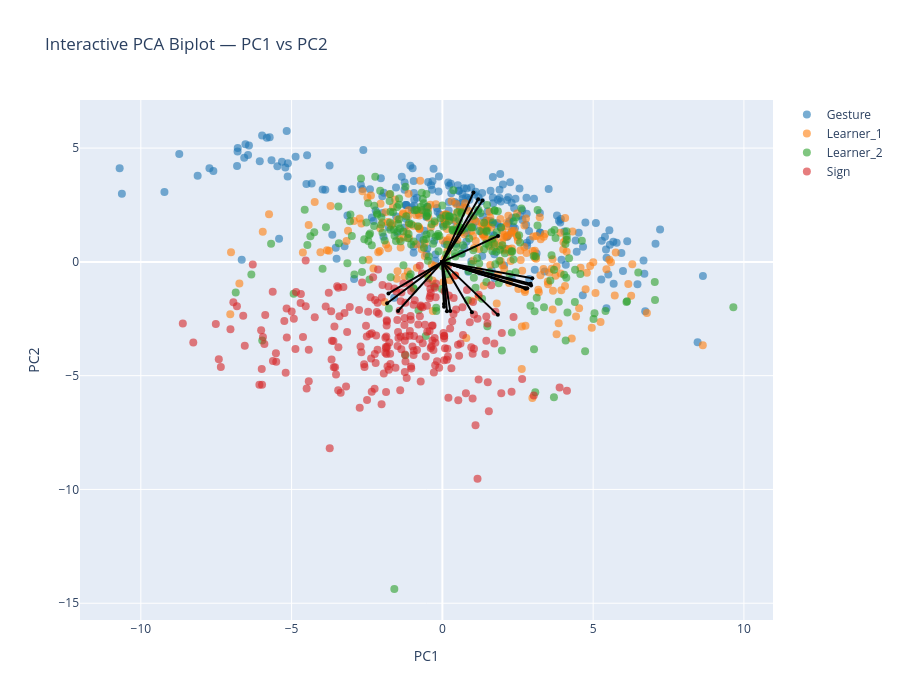

The notebook cell saved with this chart:
### Markdown cell above
## PC1-PC2

### Code cell
feature_names = df_clean.columns[:-1].to_list()

# Prepare data
X = df_clean.iloc[:, :-1].values  # All columns except the last as features

df_clean['groupID'] = df_clean['groupID'].astype('category')
y = df_clean.iloc[:, -1].values   # Last column as target variable

# Convert categorical target to numeric if necessary
if y.dtype == 'object' or y.dtype.name == 'category':
    le = LabelEncoder()
    y = le.fit_transform(y)  # Converts categorical labels into numeric labels

# Scale the data
scaler_GS = StandardScaler()
Xz_GS = scaler_GS.fit_transform(X)    

# PCA transformation
pca_GS = PCA()
x_new_GS = pca_GS.fit_transform(Xz_GS)

# Get the PCA loadings (components_ is shape: [n_components, n_features])
loadings_GS = pca_GS.components_.T

# Number of top variables to show per PC
top_n = 10

# Get top variables per PC by absolute contribution
top_vars = set()
for i in range(2):  # PC1 and PC2 (the PCs you plot below)
    component = loadings_GS[:, i]      # column i = all variables' loadings ON PC i
    top_indices = np.argsort(np.abs(component))[-top_n:]
    top_vars.update(top_indices)

# Convert to sorted list for consistency
selected_vars = sorted(top_vars)

# Plot
interactive_PCA_biplot(score=x_new_GS, 
                       coeff=loadings_GS, 
                       labels=feature_names, 
                       y=y, 
                       selected_vars=selected_vars, 
                       pc_x=1, pc_y=2,
                       show_labels=False,
                       concepts=concepts,
                       le=le,
                       highlight_concepts=None  # or None for no highlighting
                    
                    )

### Figure 1 — Plotly figure (JSON) as saved in the notebook; plotly's stock layout.template omitted (floating-point values rounded to 4 significant figures; data arrays with more than 128 entries replaced by an {"elided": "..."} marker saying what was removed)
{"data": [{"hoverinfo": "text", "marker": {"color": "#1f77b4", "opacity": 0.6, "size": 8}, "mode": "markers", "name": "Gesture", "showlegend": true, "text": {"elided": "248 str values"}, "type": "scatter", "x": {"elided": "248 float values"}, "y": {"elided": "248 float values"}}, {"hoverinfo": "text", "marker": {"color": "#ff7f0e", "opacity": 0.6, "size": 8}, "mode": "markers", "name": "Learner_1", "showlegend": true, "text": {"elided": "244 str values"}, "type": "scatter", "x": {"elided": "244 float values"}, "y": {"elided": "244 float values"}}, {"hoverinfo": "text", "marker": {"color": "#2ca02c", "opacity": 0.6, "size": 8}, "mode": "markers", "name": "Learner_2", "showlegend": true, "text": {"elided": "240 str values"}, "type": "scatter", "x": {"elided": "240 float values"}, "y": {"elided": "240 float values"}}, {"hoverinfo": "text", "marker": {"color": "#d62728", "opacity": 0.6, "size": 8}, "mode": "markers", "name": "Sign", "showlegend": true, "text": {"elided": "239 str values"}, "type": "scatter", "x": {"elided": "239 float values"}, "y": {"elided": "239 float values"}}, {"hoverinfo": "text", "hovertext": "gross__magnitude__arm_speed_Gmean", "line": {"color": "black"}, "marker": {"size": 4}, "mode": "lines+markers", "showlegend": false, "textposition": "top center", "type": "scatter", "x": [0, 0.9799], "y": [0, -2.214]}, {"hoverinfo": "text", "hovertext": "gross__variability__arm_speed_Gstd", "line": {"color": "black"}, "marker": {"size": 4}, "mode": "lines+markers", "showlegend": false, "textposition": "top center", "type": "scatter", "x": [0, 2.926], "y": [0, -0.9605]}, {"hoverinfo": "text", "hovertext": "gross__magnitude__arm_speed_peak_mean", "line": {"color": "black"}, "marker": {"size": 4}, "mode": "lines+markers", "showlegend": false, "textposition": "top center", "type": "scatter", "x": [0, 2.816], "y": [0, -1.156]}, {"hoverinfo": "text", "hovertext": "gross__rhythm__arm_speed_peak_rate", "line": {"color": "black"}, "marker": {"size": 4}, "mode": "lines+markers", "showlegend": false, "textposition": "top center", "type": "scatter", "x": [0, -1.788], "y": [0, -1.386]}, {"hoverinfo": "text", "hovertext": "gross__rhythm__arm_speed_mod_depth", "line": {"color": "black"}, "marker": {"size": 4}, "mode": "lines+markers", "showlegend": false, "textposition": "top center", "type": "scatter", "x": [0, 2.769], "y": [0, -1.18]}, {"hoverinfo": "text", "hovertext": "gross__magnitude__arm_acc_Gmean", "line": {"color": "black"}, "marker": {"size": 4}, "mode": "lines+markers", "showlegend": false, "textposition": "top center", "type": "scatter", "x": [0, 1.839], "y": [0, -2.327]}, {"hoverinfo": "text", "hovertext": "gross__variability__arm_acc_Gstd", "line": {"color": "black"}, "marker": {"size": 4}, "mode": "lines+markers", "showlegend": false, "textposition": "top center", "type": "scatter", "x": [0, 2.982], "y": [0, -0.718]}, {"hoverinfo": "text", "hovertext": "gross__magnitude__arm_acc_peak_mean", "line": {"color": "black"}, "marker": {"size": 4}, "mode": "lines+markers", "showlegend": false, "textposition": "top center", "type": "scatter", "x": [0, 2.942], "y": [0, -1.034]}, {"hoverinfo": "text", "hovertext": "gross__rhythm__arm_acc_mod_depth", "line": {"color": "black"}, "marker": {"size": 4}, "mode": "lines+markers", "showlegend": false, "textposition": "top center", "type": "scatter", "x": [0, 2.74], "y": [0, -1.158]}, {"hoverinfo": "text", "hovertext": "gross__rhythm__arm_speed_sampen", "line": {"color": "black"}, "marker": {"size": 4}, "mode": "lines+markers", "showlegend": false, "textposition": "top center", "type": "scatter", "x": [0, -1.834], "y": [0, -1.815]}, {"hoverinfo": "text", "hovertext": "gross__smoothness__arm_intermittency", "line": {"color": "black"}, "marker": {"size": 4}, "mode": "lines+markers", "showlegend": false, "textposition": "top center", "type": "scatter", "x": [0, 1.329], "y": [0, 2.694]}, {"hoverinfo": "text", "hovertext": "gross__rhythm__clip_dur_s_totalarm", "line": {"color": "black"}, "marker": {"size": 4}, "mode": "lines+markers", "showlegend": false, "textposition": "top center", "type": "scatter", "x": [0, 1.031], "y": [0, 3.053]}, {"hoverinfo": "text", "hovertext": "gross__rhythm__band1_coverage_totalarm", "line": {"color": "black"}, "marker": {"size": 4}, "mode": "lines+markers", "showlegend": false, "textposition": "top center", "type": "scatter", "x": [0, 1.187], "y": [0, 2.748]}, {"hoverinfo": "text", "hovertext": "gross__rhythm__band1_band_power_totalarm", "line": {"color": "black"}, "marker": {"size": 4}, "mode": "lines+markers", "showlegend": false, "textposition": "top center", "type": "scatter", "x": [0, 1.846], "y": [0, 1.141]}, {"hoverinfo": "text", "hovertext": "gross__rhythm__band1_centroid_totalarm", "line": {"color": "black"}, "marker": {"size": 4}, "mode": "lines+markers", "showlegend": false, "textposition": "top center", "type": "scatter", "x": [0, -1.47], "y": [0, -2.16]}, {"hoverinfo": "text", "hovertext": "fine__handshape__fingertip_spread_mean", "line": {"color": "black"}, "marker": {"size": 4}, "mode": "lines+markers", "showlegend": false, "textposition": "top center", "type": "scatter", "x": [0, 0.152], "y": [0, -2.173]}, {"hoverinfo": "text", "hovertext": "fine__variability__fingertip_spread_std", "line": {"color": "black"}, "marker": {"size": 4}, "mode": "lines+markers", "showlegend": false, "textposition": "top center", "type": "scatter", "x": [0, 0.05219], "y": [0, -1.848]}, {"hoverinfo": "text", "hovertext": "fine__handshape__thumb_index_mean", "line": {"color": "black"}, "marker": {"size": 4}, "mode": "lines+markers", "showlegend": false, "textposition": "top center", "type": "scatter", "x": [0, 0.05445], "y": [0, -1.974]}, {"hoverinfo": "text", "hovertext": "fine__magnitude__flexion_speed_mean", "line": {"color": "black"}, "marker": {"size": 4}, "mode": "lines+markers", "showlegend": false, "textposition": "top center", "type": "scatter", "x": [0, 0.2617], "y": [0, -2.161]}], "layout": {"height": 700, "hovermode": "closest", "title": {"text": "Interactive PCA Biplot — PC1 vs PC2"}, "width": 900, "xaxis": {"title": {"text": "PC1"}}, "yaxis": {"title": {"text": "PC2"}}}}
